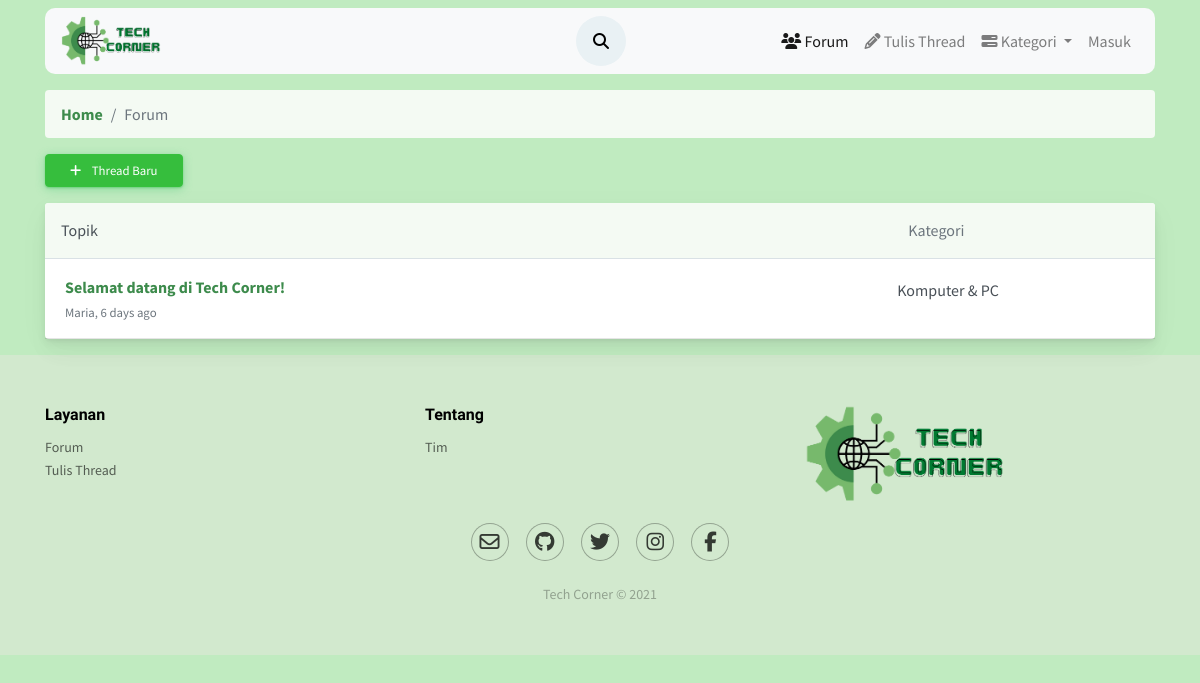
The page /forum/all.php on the database as committed earlier.
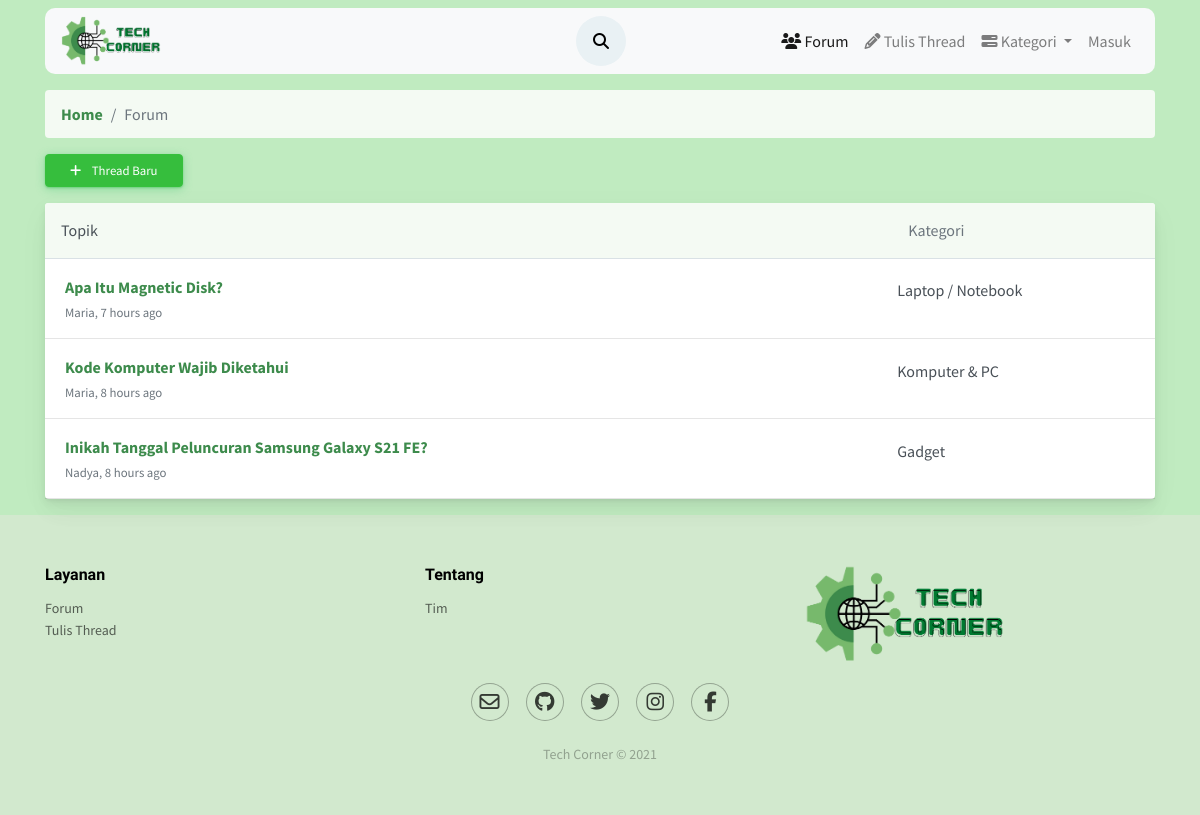
The same page on the database as committed later.
### tables this page shows
CREATE TABLE `posting` (
  `id_thread` int(50) NOT NULL,
  `user_id` int(50) NOT NULL,
  `judul` varchar(200) NOT NULL,
  `konten` text NOT NULL,
  `kategori` varchar(50) NOT NULL,
  `thumb` varchar(50) NOT NULL,
  `tanggal_posting` timestamp NOT NULL DEFAULT current_timestamp(),
  `diubah` varchar(20) DEFAULT NULL
);

CREATE TABLE `users` (
  `id_user` int(11) NOT NULL,
  `username` varchar(50) NOT NULL,
  `email` varchar(100) NOT NULL,
  `password` varchar(100) NOT NULL,
  `name` varchar(100) NOT NULL,
  `foto` varchar(50) NOT NULL,
  `level` varchar(20) NOT NULL,
  `vkey` varchar(200) NOT NULL,
  `verified` enum('0','1') NOT NULL DEFAULT '0' COMMENT '0 = not verified\r\n1 = verified\r\n',
  `created_at` timestamp(6) NOT NULL DEFAULT current_timestamp(6)
);

### forum/funct/function.php (called while the page is built, shortened)
<?php
function query($query)
{
    global $conn;
    $result=mysqli_query($conn,$query);
    $rows=[];
    while($row= mysqli_fetch_assoc($result))
    {
        $rows[]=$row;
    }
    return $rows;
}
function users($id_user)
{
     $query="SELECT * FROM users WHERE
        id_user ='$id_user';";
     return query($query);
}
function times( $time )
{
    $time_difference = time() - $time;
    $condition = array( 12 * 30 * 24 * 60 * 60 =>  'year',
                30 * 24 * 60 * 60       =>  'month',
                24 * 60 * 60            =>  'day',
                60 * 60                 =>  'hour',
                60                      =>  'minute',
                1                       =>  'second'
    );
    foreach( $condition as $secs => $str )
    {
        $d = $time_difference / $secs;
        if( $d >= 1 )
        {
            $t = round( $d );
            return  $t . ' ' . $str . ( $t > 1 ? 's' : '' ) . ' ago';
        }
    }
}
?>

### forum/all.php (the view)
<?php include('layout/header.php'); ?>
<?php include('layout/navbar.php'); ?>
<?php include('funct/function.php'); ?>
<?php
$list = query("SELECT * FROM posting ORDER BY tanggal_posting DESC");
?>
<div class="forum">
    <div class="container align-self-center">
        <nav aria-label="breadcrumb">
            <ol class="breadcrumb">
                <li class="breadcrumb-item"><a href="../index.php">Home</a></li>
                <li class="breadcrumb-item active" aria-current="page">Forum</li>
            </ol>
        </nav>
        <div class="d-flex flex-wrap justify-content-between">
            <div> <a href="buat.php"><button type="button" class="btn btn-shadow btn-wide btn-success"> <span class="btn-icon-wrapper pr-2 opacity-7"> <i class="fa fa-plus fa-w-20"></i> </span> Thread Baru </button></a> </div>
        </div>
        <div class="card mb-3 mt-3">
            <div class="card-header pl-0 pr-0">
                <div class="row no-gutters w-100 align-items-center">
                    <div class="col ml-3">Topik</div>
                    <div class="col-4 text-muted">
                        <div class="row no-gutters align-items-center">
                            <div class="col-4"></div>
                            <div class="col-8">Kategori</div>
                        </div>
                    </div>
                </div>
            </div>
            <?php foreach ($list as $data) : ?>
                <?php foreach ($res = users($data['user_id']) as $user) : ?>
                    <div class="card-body py-3">
                        <div class="row no-gutters align-items-center">
                            <div class="col"> <a href="view.php?thread=<?= $data['id_thread'] ?>" class="text-big" data-abc="true"><?= $data['judul'] ?></a>
                                <div class="text-muted small mt-1"><?= $user['username'] ?>, <?= times(strtotime($data['tanggal_posting'])) ?> <a href="javascript:void(0)" class="text-muted" data-abc="true"></a></div>
                            </div>
                            <div class="d-none d-md-block col-4">
                                <div class="row no-gutters align-items-center">
                                    <div class="col-4"></div>
                                    <div class="media col-8 align-items-center">
                                        <p><?= $data['kategori'] ?></p>
                                    </div>
                                </div>
                            </div>
                        </div>
                    </div>
                    <hr class="m-0">
                <?php endforeach; ?>
            <?php endforeach; ?>
        </div>
    </div>
</div>
<?php include('layout/footer.php'); ?>

Rows that differ between the two databases and show on the page:
removed posting: judul "Selamat datang di Tech Corner!", tanggal_posting "6 days ago", kategori "Komputer & PC", users (username "Maria")
added posting: judul "Apa Itu Magnetic Disk?", tanggal_posting "7 hours ago", kategori "Laptop / Notebook", users (username "Maria")
added posting: judul "Kode Komputer Wajib Diketahui", tanggal_posting "8 hours ago", kategori "Komputer & PC", users (username "Maria")
added posting: judul "Inikah Tanggal Peluncuran Samsung Galaxy S21 FE?", tanggal_posting "8 hours ago", kategori "Gadget"
now on this page (row unchanged): users: username "Nadya"
